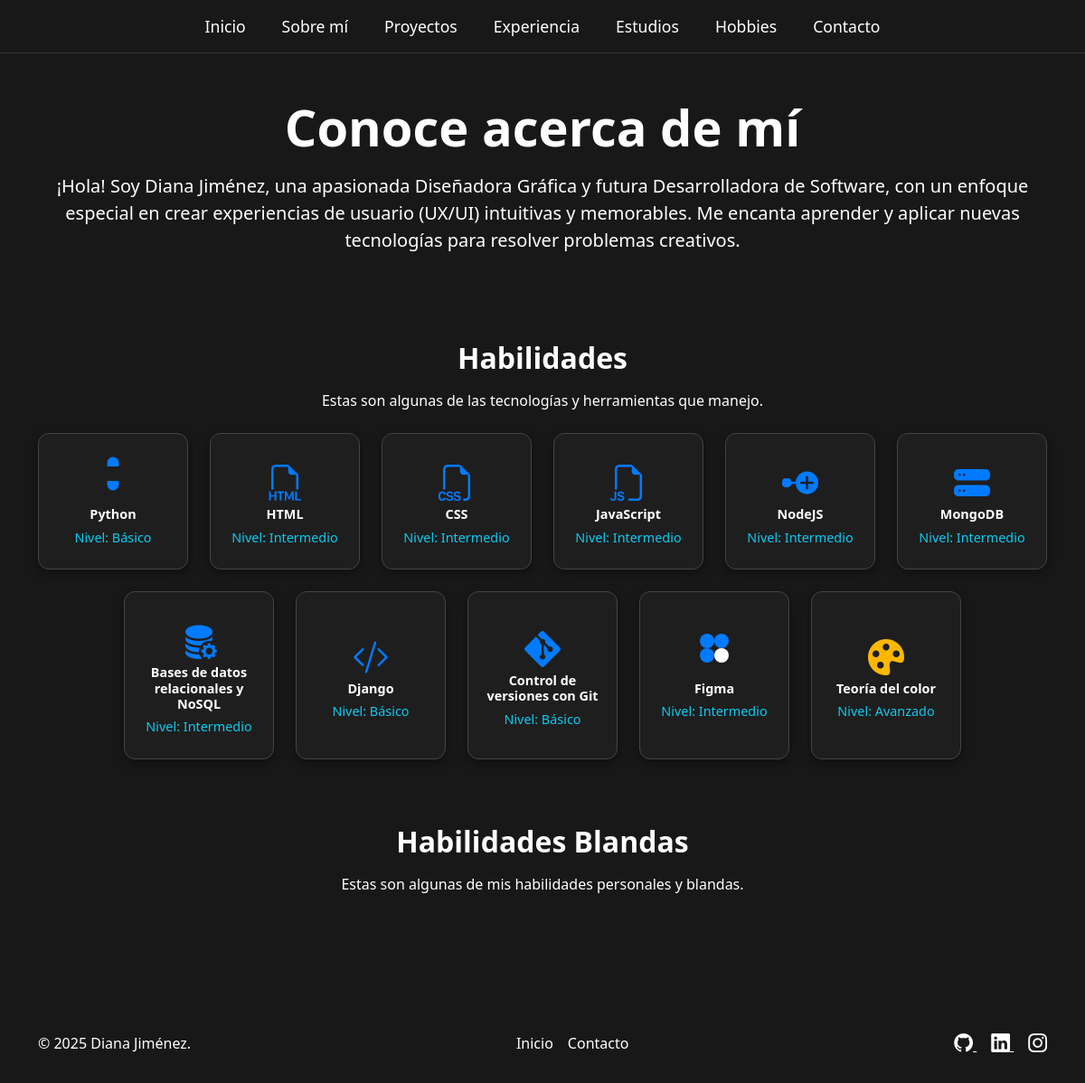
Page /sobre-mi/ on the committed database.
### portafolio_app/models.py (models this page shows, shortened)
class Habilidad(models.Model):
    NIVEL_CHOICES = [
        ('basico', 'Básico'),
        ('intermedio', 'Intermedio'),
        ('avanzado', 'Avanzado'),
    ]
    nombre = models.CharField(max_length=50)
    nivel = models.CharField(max_length=20, choices=NIVEL_CHOICES)
    icono = models.TextField(help_text="Código HTML para el icono (SVG o <i> de Bootstrap).")
    class Meta:
        verbose_name = "Habilidad"
        verbose_name_plural = "Habilidades"

### portafolio_app/views.py (the view)
# urls.py: path('sobre-mi/', views.sobre_mi, name='sobre_mi'),
def sobre_mi(request):
    habilidades_tecnicas = Habilidad.objects.all()
    habilidades_blandas = HabilidadBlanda.objects.all()
    return render(request, 'portafolio/sobre_mi.html', {
        'habilidades_tecnicas': habilidades_tecnicas,
        'habilidades_blandas': habilidades_blandas,
    })

### portafolio_app/templates/portafolio/sobre_mi.html (shortened to what this page needs)
{% extends 'portafolio/base.html' %}
{% load static %}
{% block contenido %}
<div class="container about-page py-5">
    <section class="about-hero text-center mb-5">
        <h1 class="display-4 fw-bold gradient-text mb-3">Conoce acerca de mí</h1>
        <p class="lead mt-3 mx-auto wide-text">
            ¡Hola! Soy Diana Jiménez, una apasionada Diseñadora Gráfica y futura Desarrolladora de Software, con un
            enfoque especial en crear experiencias de usuario (UX/UI) intuitivas y memorables.
            Me encanta aprender y aplicar nuevas tecnologías para resolver problemas creativos.
        </p>
    </section>
    <br><br>
    <section class="skills-section text-center mb-5">
        <h2 class="fw-bold">Habilidades</h2>
        <p class="text-muted">Estas son algunas de las tecnologías y herramientas que manejo.</p>
        <div class="row mt-4 justify-content-center">
            {% for habilidad in habilidades_tecnicas %}
            <div class="col-lg-2 col-md-4 col-6 mb-4">
                <div class="card-base skill-card">
                    {{ habilidad.icono|safe }}
                    <h5>{{ habilidad.nombre }}</h5>
                    <span class="habilidad-nivel text-info">Nivel: {{ habilidad.get_nivel_display }}</span>
                </div>
            </div>
            {% endfor %}
        </div>
    </section>
    <section class="skills-section text-center mb-5">
        <h2 class="fw-bold mt-5">Habilidades Blandas</h2>
        <p class="text-muted">Estas son algunas de mis habilidades personales y blandas.</p>
    </section>
</div>
{% endblock %}

### static/css/styles.css (style rules this page uses)
html, body { min-height: 100vh; background: #181818; }
body { display: flex; flex-direction: column; height: 100vh; color: #fff; }
body, h1, h2, h3, h4, h5, h6, p, ul, ol, li, label, span, a, .lead { color: #fff; }
.text-muted { color: #fff !important; }
.card-base { background-color: #1e1e1e; border: 1px solid #444; border-radius: 12px; box-shadow: 0 4px 12px rgba(0, 0, 0, 0.4); padding: 2rem; transition: transform 0.4s ease, box-shadow 0.4s ease, border-color 0.4s ease; }

### static/css/estudios.css (style rules this page uses)
body { background: #181818; }

### static/css/habilidades.css (style rules this page uses)
.skills-section h2 { margin-bottom: 1rem; }
.skill-card { padding: 1.5rem 1rem; height: 100%; display: flex; flex-direction: column; justify-content: center; align-items: center; background-color: #1e1e1e; border: 1px solid #444; border-radius: 12px; box-shadow: 0 4px 12px rgba(0, 0, 0, 0.4); transition: transform 0.4s, box-shadow 0.4s, border-color 0.4s; }
.skill-card i, .skill-card svg { font-size: 2.5rem; color: #007bff; fill: #007bff; margin-bottom: 1rem; width: 2.5rem; height: 2.5rem; display: block; }
.skill-card h5 { margin: 0; font-size: 0.9rem; color: #fff; font-weight: bold; }
.habilidad-nivel { margin-top: 0.4rem; font-size: 0.9rem; color: #0dcaf0; font-weight: 500; display: block; }

### rows in the picture
Habilidad: nombre "Python", nivel "Básico"
Habilidad: nombre "HTML", nivel "Intermedio"
Habilidad: nombre "CSS", nivel "Intermedio"
Habilidad: nombre "JavaScript", nivel "Intermedio"
Habilidad: nombre "NodeJS", nivel "Intermedio"
Habilidad: nombre "MongoDB", nivel "Intermedio"
Habilidad: nombre "Bases de datos relacionales y NoSQL", nivel "Intermedio"
Habilidad: nombre "Django", nivel "Básico"
Habilidad: nombre "Control de versiones con Git", nivel "Básico"
Habilidad: nombre "Figma", nivel "Intermedio"
Habilidad: nombre "Teoría del color", nivel "Avanzado"
